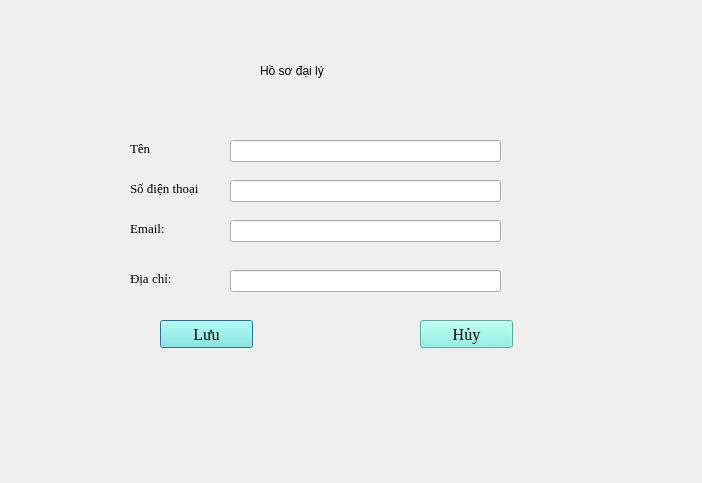
<?xml version="1.0" encoding="UTF-8"?>
<ui version="4.0">
 <class>them_dai_ly</class>
 <widget class="QDialog" name="them_dai_ly">
  <property name="geometry">
   <rect>
    <x>0</x>
    <y>0</y>
    <width>702</width>
    <height>483</height>
   </rect>
  </property>
  <property name="windowTitle">
   <string>Thêm đại lý</string>
  </property>
  <widget class="QLabel" name="lb_title">
   <property name="geometry">
    <rect>
     <x>260</x>
     <y>50</y>
     <width>211</width>
     <height>41</height>
    </rect>
   </property>
   <property name="styleSheet">
    <string notr="true">font: 700 22pt &quot;Times New Roman&quot;;
color: rgb(0, 0, 0);</string>
   </property>
   <property name="text">
    <string>Hồ sơ đại lý</string>
   </property>
  </widget>
  <widget class="QLineEdit" name="le_Ten_dl">
   <property name="geometry">
    <rect>
     <x>230</x>
     <y>140</y>
     <width>271</width>
     <height>22</height>
    </rect>
   </property>
   <property name="readOnly">
    <bool>false</bool>
   </property>
  </widget>
  <widget class="QLineEdit" name="le_email_dl">
   <property name="geometry">
    <rect>
     <x>230</x>
     <y>220</y>
     <width>271</width>
     <height>22</height>
    </rect>
   </property>
   <property name="readOnly">
    <bool>false</bool>
   </property>
  </widget>
  <widget class="QPushButton" name="pb_luu_dl">
   <property name="geometry">
    <rect>
     <x>160</x>
     <y>320</y>
     <width>93</width>
     <height>28</height>
    </rect>
   </property>
   <property name="font">
    <font>
     <family>Times New Roman</family>
     <pointsize>12</pointsize>
     <bold>false</bold>
    </font>
   </property>
   <property name="styleSheet">
    <string notr="true">background-color: rgb(121, 240, 223);
color: rgb(0, 0, 0);</string>
   </property>
   <property name="text">
    <string>Lưu</string>
   </property>
  </widget>
  <widget class="QLineEdit" name="le_sdt_dl">
   <property name="geometry">
    <rect>
     <x>230</x>
     <y>180</y>
     <width>271</width>
     <height>22</height>
    </rect>
   </property>
   <property name="readOnly">
    <bool>false</bool>
   </property>
  </widget>
  <widget class="QLabel" name="lb_phone">
   <property name="geometry">
    <rect>
     <x>130</x>
     <y>180</y>
     <width>91</width>
     <height>16</height>
    </rect>
   </property>
   <property name="font">
    <font>
     <family>Times New Roman</family>
     <pointsize>10</pointsize>
    </font>
   </property>
   <property name="text">
    <string>Số điện thoại</string>
   </property>
  </widget>
  <widget class="QLabel" name="lb_fullname">
   <property name="geometry">
    <rect>
     <x>130</x>
     <y>140</y>
     <width>71</width>
     <height>16</height>
    </rect>
   </property>
   <property name="font">
    <font>
     <family>Times New Roman</family>
     <pointsize>10</pointsize>
    </font>
   </property>
   <property name="text">
    <string>Tên</string>
   </property>
  </widget>
  <widget class="QLabel" name="lb_diachi">
   <property name="geometry">
    <rect>
     <x>130</x>
     <y>270</y>
     <width>55</width>
     <height>16</height>
    </rect>
   </property>
   <property name="font">
    <font>
     <family>Times New Roman</family>
     <pointsize>10</pointsize>
    </font>
   </property>
   <property name="text">
    <string>Địa chỉ:</string>
   </property>
  </widget>
  <widget class="QPushButton" name="pb_huy_dl">
   <property name="geometry">
    <rect>
     <x>420</x>
     <y>320</y>
     <width>93</width>
     <height>28</height>
    </rect>
   </property>
   <property name="font">
    <font>
     <family>Times New Roman</family>
     <pointsize>12</pointsize>
     <bold>false</bold>
    </font>
   </property>
   <property name="styleSheet">
    <string notr="true">background-color: rgb(121, 240, 223);
color: rgb(0, 0, 0);</string>
   </property>
   <property name="text">
    <string>Hủy</string>
   </property>
  </widget>
  <widget class="QLineEdit" name="le_diachi_dl">
   <property name="geometry">
    <rect>
     <x>230</x>
     <y>270</y>
     <width>271</width>
     <height>22</height>
    </rect>
   </property>
   <property name="readOnly">
    <bool>false</bool>
   </property>
  </widget>
  <widget class="QLabel" name="lb_email">
   <property name="geometry">
    <rect>
     <x>130</x>
     <y>220</y>
     <width>55</width>
     <height>16</height>
    </rect>
   </property>
   <property name="font">
    <font>
     <family>Times New Roman</family>
     <pointsize>10</pointsize>
    </font>
   </property>
   <property name="text">
    <string>Email:</string>
   </property>
  </widget>
 </widget>
 <resources/>
 <connections/>
</ui>
